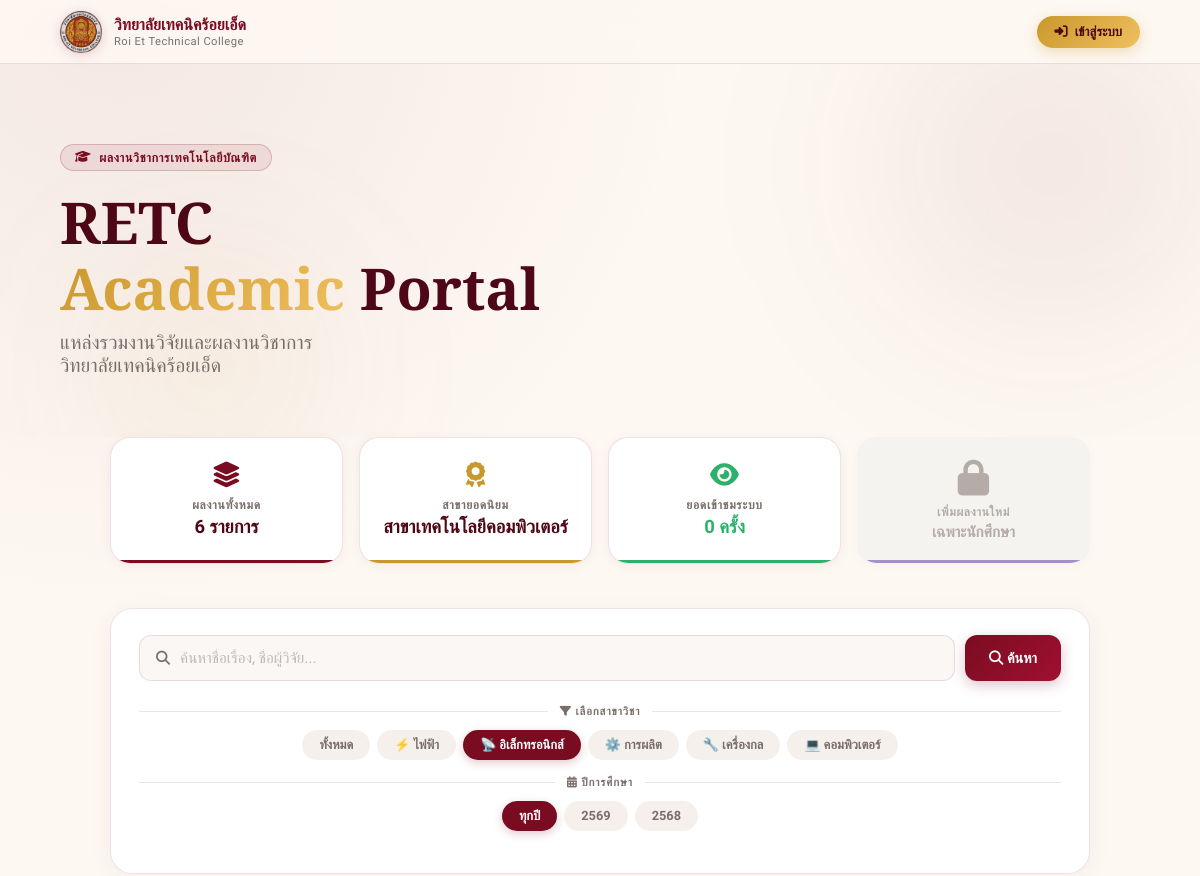
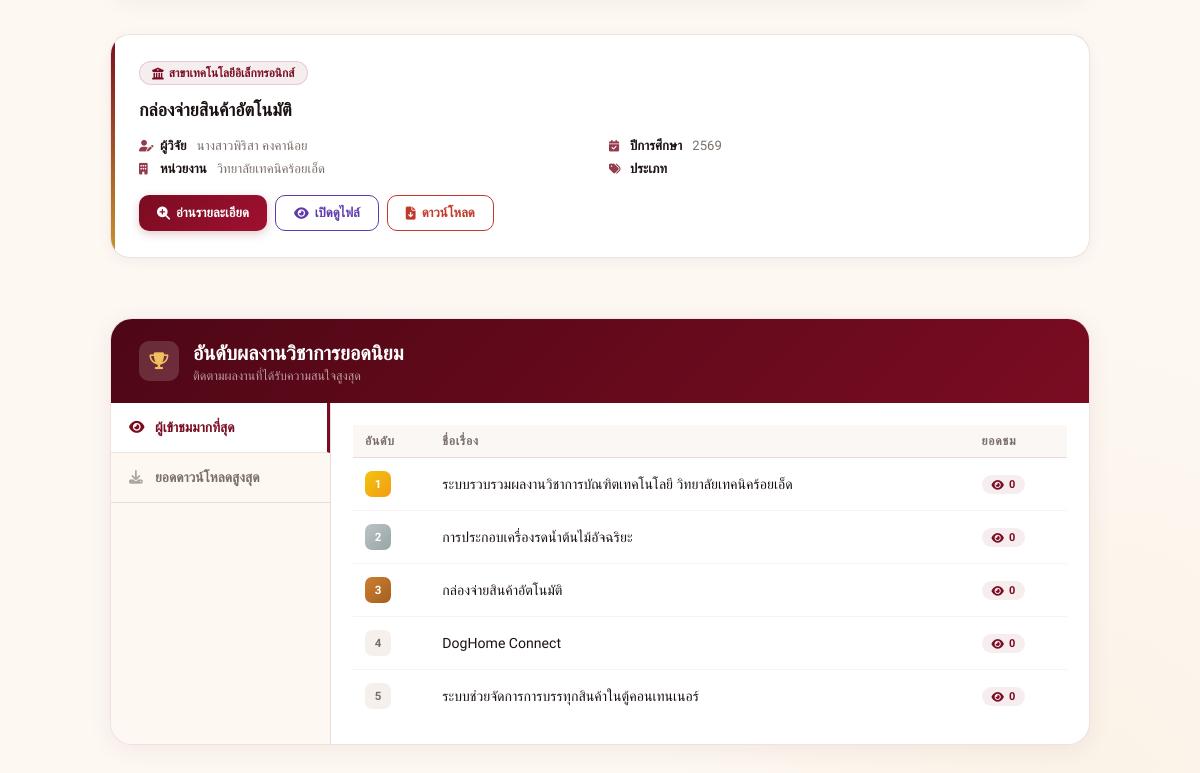
/?dept=ET, run on an earlier commit of the app's database (2 pictures, top to bottom).
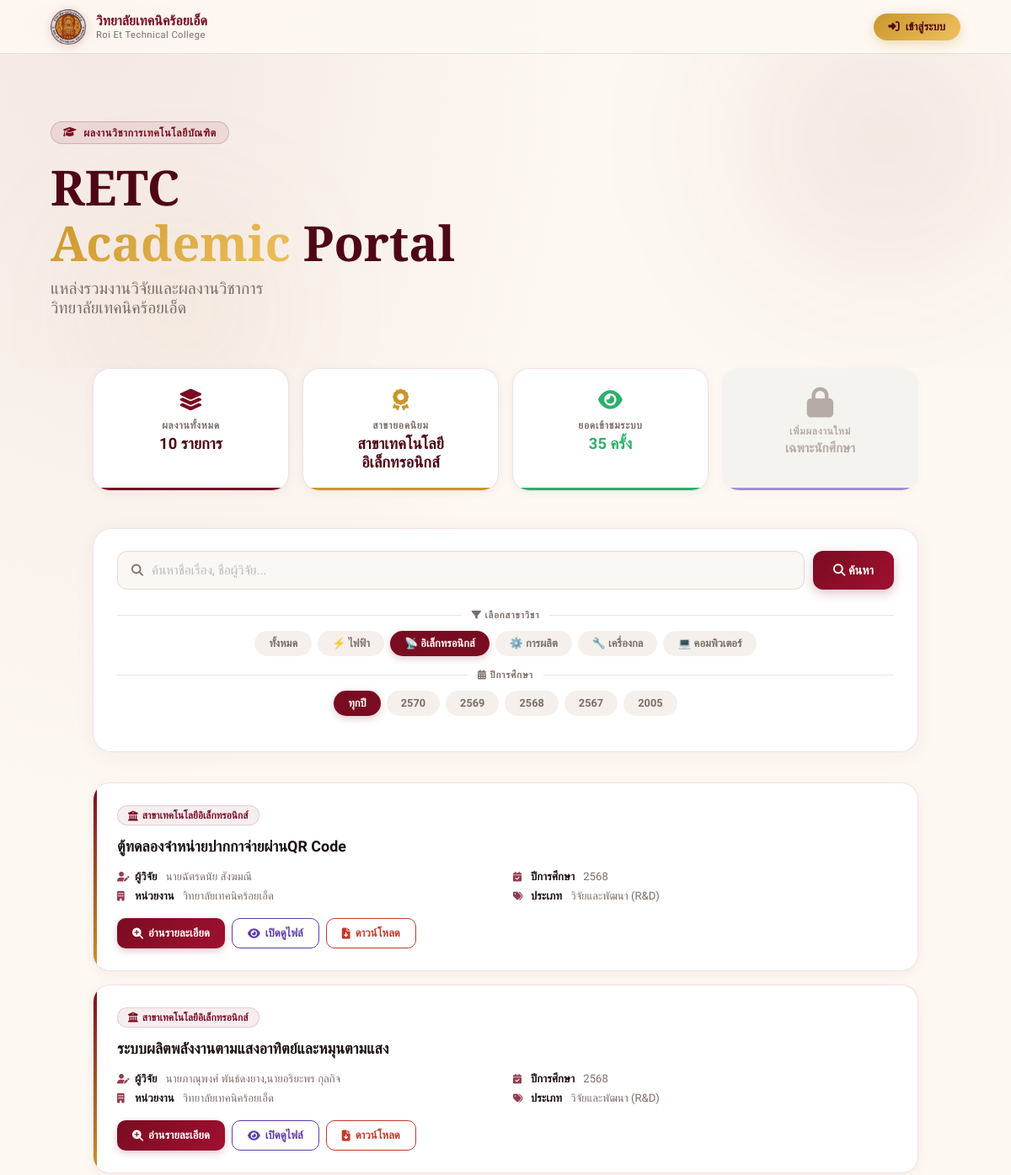
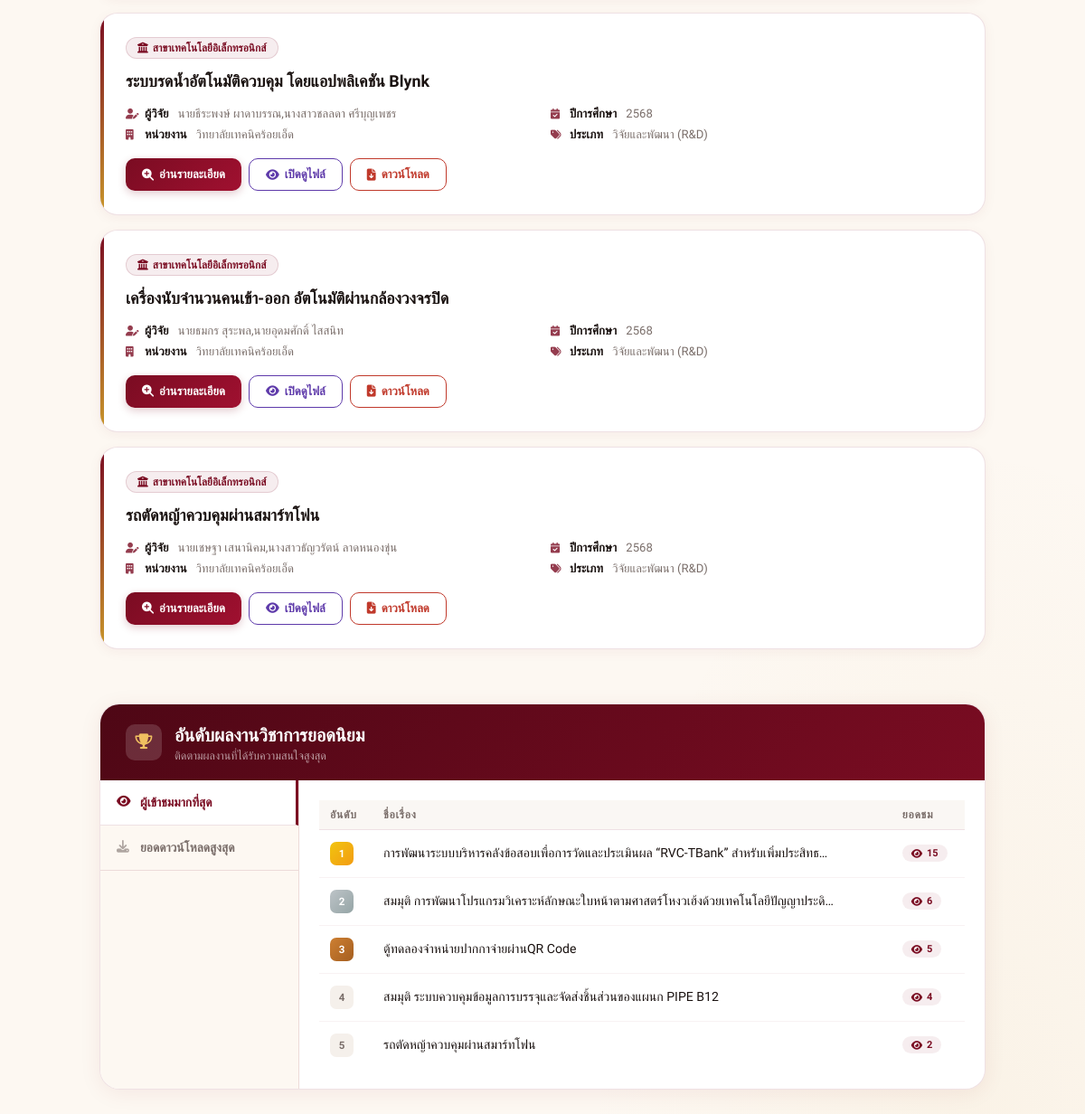
And on a later commit of the database (2 pictures, top to bottom).
### research/models.py (models this page shows, shortened)
class Project(models.Model):
    DEPARTMENTS = [
        ('EE', 'สาขาเทคโนโลยีไฟฟ้า'),
        ('ET', 'สาขาเทคโนโลยีอิเล็กทรอนิกส์'),
        ('PT', 'สาขาเทคโนโลยีการผลิต'),
        ('MT', 'สาขาเทคโนโลยีเครื่องกล'),
        ('CT', 'สาขาเทคโนโลยีคอมพิวเตอร์'),
    ]
    RESEARCH_TYPES = [
        ('classroom', 'วิจัยในชั้นเรียน'),
        ('r_d', 'วิจัยและพัฒนา (R&D)'),
        ('innovation', 'นวัตกรรมและสิ่งประดิษฐ์'),
        ('survey', 'วิจัยเชิงสำรวจ'),
        ('other', 'อื่นๆ'),
    ]
    title_th = models.CharField(max_length=500, verbose_name="ชื่อผลงานวิจัย (ภาษาไทย)")
    title_en = models.CharField(max_length=500, verbose_name="ชื่อผลงานวิจัย (ภาษาอังกฤษ)", blank=True, null=True)
    department = models.CharField(max_length=2, choices=DEPARTMENTS, default='CT', verbose_name="สาขาวิชา")
    academic_year = models.IntegerField(verbose_name="ปีที่ผลงานวิจัยเสร็จ (พ.ศ.)")
    research_type = models.CharField(max_length=50, choices=RESEARCH_TYPES, default='innovation', verbose_name="ประเภทของงานวิจัย")
    student_name = models.CharField(max_length=255, verbose_name="ชื่อนักวิจัยหลัก")
    researcher_co1 = models.CharField(max_length=255, verbose_name="ชื่อนักวิจัยร่วมคนที่ 1", blank=True, null=True)
    researcher_co2 = models.CharField(max_length=255, verbose_name="ชื่อนักวิจัยร่วมคนที่ 2", blank=True, null=True)
    organization = models.CharField(max_length=255, verbose_name="หน่วยงาน", default="วิทยาลัยเทคนิคร้อยเอ็ด")
    funding_by = models.CharField(max_length=255, verbose_name="ผู้สนับสนุนทุนวิจัย", blank=True, null=True)
    awards = models.TextField(verbose_name="รางวัลที่เคยได้รับ", blank=True, null=True)
    abstract = models.TextField(verbose_name="บทคัดย่อ", blank=True)
    keywords = models.CharField(max_length=255, verbose_name="คำสำคัญ (Keywords)", blank=True)
    background = models.TextField(verbose_name="ความเป็นมา/หลักการและเหตุผล", blank=True)
    objectives = models.TextField(verbose_name="วัตถุประสงค์การวิจัย", blank=True)
    scope = models.TextField(verbose_name="ขอบเขตของการวิจัย", blank=True)
    theory = models.TextField(verbose_name="ทฤษฎีที่ใช้ในการศึกษา/ที่เกี่ยวข้อง", blank=True)
    methodology = models.TextField(verbose_name="วิธีการวิจัย", blank=True)
    results = models.TextField(verbose_name="ผลการวิจัย", blank=True)
    discussion = models.TextField(verbose_name="อภิปรายผล", blank=True)
    suggestions_use = models.TextField(verbose_name="ข้อเสนอแนะในการใช้ประโยชน์", blank=True)
    suggestions_next = models.TextField(verbose_name="ข้อเสนอแนะในการทำวิจัยครั้งต่อไป", blank=True)
    other_info = models.TextField(verbose_name="อื่นๆ", blank=True, null=True)
    pdf_file = models.FileField(
        upload_to='pdfs/',
        verbose_name="ไฟล์ PDF ฉบับเต็ม",
        validators=[FileExtensionValidator(allowed_extensions=['pdf']), validate_file_size],
        null=True, blank=True
    )
    is_approved = models.BooleanField(default=False, verbose_name="อนุมัติการเผยแพร่")
    views_count = models.PositiveIntegerField(default=0, verbose_name="ยอดเข้าชม")
    download_count = models.PositiveIntegerField(default=0, verbose_name="ยอดดาวน์โหลด")
    class Meta:
        verbose_name = "โครงงาน/ผลงานวิชาการ"
        verbose_name_plural = "โครงงาน/ผลงานวิชาการ"
        ordering = ['-academic_year']

### research/views.py (the view)
# urls.py: path('', views.project_list, name='project_list'),
def project_list(request):
    query = request.GET.get('q', '').strip()
    dept_filter = request.GET.get('dept', '').strip()
    year_filter = request.GET.get('year', '').strip()
    projects_qs = Project.objects.filter(is_approved=True).order_by('-academic_year', '-id')
    if query:
        projects_qs = projects_qs.filter(Q(title_th__icontains=query)|Q(student_name__icontains=query))
    if dept_filter:
        projects_qs = projects_qs.filter(department=dept_filter)
    if year_filter:
        projects_qs = projects_qs.filter(academic_year=year_filter)
    years = Project.objects.filter(is_approved=True).values_list('academic_year', flat=True).distinct().order_by('-academic_year')
    top_viewed = Project.objects.filter(is_approved=True).order_by('-views_count')[:5]
    top_downloaded = Project.objects.filter(is_approved=True).order_by('-download_count')[:5]
    total_count = Project.objects.filter(is_approved=True).count()
    total_system_views = Project.objects.filter(is_approved=True).aggregate(total=Sum('views_count'))['total'] or 0
    stats_by_dept = Project.objects.filter(is_approved=True).values('department').annotate(total=Count('id')).order_by('-total')
    top_dept_name = "ยังไม่มีข้อมูล"
    if stats_by_dept.exists():
        top_dept_code = stats_by_dept.first()['department']
        top_dept_name = dict(Project.DEPARTMENTS).get(top_dept_code, top_dept_code)
    paginator = Paginator(projects_qs, 10)
    projects = paginator.get_page(request.GET.get('page'))
    return render(request, 'research/list.html', {
        'projects': projects, 'total_count': total_count,
        'total_system_views': total_system_views, 'top_dept_name': top_dept_name,
        'top_viewed': top_viewed, 'top_downloaded': top_downloaded,
        'current_dept': dept_filter, 'current_year': year_filter,
        'years': years, 'query': query,
    })

### research/templates/research/list.html (shortened to what this page needs)
{% load static %}
<!DOCTYPE html>
<html lang="th">
<head>
    <link rel="stylesheet" href="https://cdnjs.cloudflare.com/ajax/libs/font-awesome/6.4.0/css/all.min.css">
</head>
<body>
<nav class="navbar">
    <a href="/" class="nav-brand">
        <img src="{% static 'logoretc.png' %}" class="nav-logo" alt="RETC">
        <div class="nav-brand-text">
            <span class="nav-brand-name">วิทยาลัยเทคนิคร้อยเอ็ด</span>
            <span class="nav-brand-sub">Roi Et Technical College</span>
        </div>
    </a>
    <div class="nav-actions">
        {% if user.is_authenticated %}
            <div class="nav-user">
                {% if user.is_staff %}
                    <span class="role-tag" style="background:var(--crimson);">ADMIN</span>
                {% elif user.profile.user_type == 'student' %}
                    <span class="role-tag" style="background:var(--gold);">STUDENT</span>
                {% else %}
                    <span class="role-tag" style="background:var(--muted);">GUEST</span>
                {% endif %}
                <b>{{ user.username }}</b>
            </div>
            {% if user.is_staff %}
                <a href="{% url 'admin_dashboard' %}" class="btn-pill btn-gold">
                    <i class="fas fa-sliders-h"></i> จัดการระบบ
                </a>
            {% endif %}
            <a href="{% url 'logout' %}" class="btn-pill btn-outline-crimson">ออกจากระบบ</a>
        {% else %}
            <a href="{% url 'login' %}" class="btn-pill btn-gold">
                <i class="fas fa-sign-in-alt"></i> เข้าสู่ระบบ
            </a>
        {% endif %}
    </div>
</nav>
<section class="hero">
    <div class="hero-deco hero-deco-1"></div>
    <div class="hero-deco hero-deco-2"></div>
    <div class="hero-inner">
        <div class="hero-text">
            <div class="hero-eyebrow">
                <i class="fas fa-graduation-cap"></i>
                ผลงานวิชาการเทคโนโลยีบัณฑิต
            </div>
            <h1 class="hero-title">RETC<br><span>Academic</span> Portal</h1>
            <p class="hero-sub">แหล่งรวมงานวิจัยและผลงานวิชาการ<br>วิทยาลัยเทคนิคร้อยเอ็ด</p>
        </div>
    </div>
</section>
<div class="stats-row">
    <div class="stat-tile">
        <div class="stat-icon"><i class="fas fa-layer-group"></i></div>
        <div class="stat-label">ผลงานทั้งหมด</div>
        <div class="stat-value">{{ total_count }} รายการ</div>
    </div>
    <div class="stat-tile">
        <div class="stat-icon"><i class="fas fa-award"></i></div>
        <div class="stat-label">สาขายอดนิยม</div>
        <div class="stat-value">{{ top_dept_name|default:"-" }}</div>
    </div>
    <div class="stat-tile">
        <div class="stat-icon"><i class="fas fa-eye"></i></div>
        <div class="stat-label">ยอดเข้าชมระบบ</div>
        <div class="stat-value green">{{ total_system_views|default:"0" }} ครั้ง</div>
    </div>
    {% if user.is_authenticated and user.profile.user_type == 'student' or user.is_staff %}
        <a href="{% url 'project_upload' %}" class="stat-tile cta-tile">
            <div class="stat-icon"><i class="fas fa-cloud-upload-alt"></i></div>
            <div class="stat-label">เพิ่มผลงานใหม่</div>
            <div class="stat-value">อัปโหลดเลย</div>
            <div class="cta-badge"><i class="fas fa-arrow-right"></i> คลิกที่นี่</div>
        </a>
    {% else %}
        <div class="stat-tile cta-locked">
            <div class="stat-icon"><i class="fas fa-lock" style="color:var(--muted);font-size:1.4em;"></i></div>
            <div class="stat-label">เพิ่มผลงานใหม่</div>
            <div class="stat-value">เฉพาะนักศึกษา</div>
        </div>
    {% endif %}
</div>
<div class="search-section">
    <div class="search-card">
        <form method="GET" action="." class="search-bar">
            <div class="search-input-wrap">
                <i class="fas fa-search"></i>
                <input type="text" name="q" placeholder="ค้นหาชื่อเรื่อง, ชื่อผู้วิจัย..." value="{{ request.GET.q }}">
            </div>
            <button type="submit" class="btn-search"><i class="fas fa-search"></i> ค้นหา</button>
        </form>
        <div class="filter-divider">
            <span class="filter-divider-text"><i class="fas fa-filter"></i> เลือกสาขาวิชา</span>
        </div>
        <div class="filter-chips">
            <a href="?{% if request.GET.q %}q={{ request.GET.q }}&{% endif %}{% if request.GET.year %}year={{ request.GET.year }}{% endif %}"
               class="chip {% if not request.GET.dept %}active{% endif %}">ทั้งหมด</a>
            <a href="?dept=EE{% if request.GET.q %}&q={{ request.GET.q }}{% endif %}{% if request.GET.year %}&year={{ request.GET.year }}{% endif %}"
               class="chip {% if request.GET.dept == 'EE' %}active{% endif %}">⚡ ไฟฟ้า</a>
            <a href="?dept=ET{% if request.GET.q %}&q={{ request.GET.q }}{% endif %}{% if request.GET.year %}&year={{ request.GET.year }}{% endif %}"
               class="chip {% if request.GET.dept == 'ET' %}active{% endif %}">📡 อิเล็กทรอนิกส์</a>
            <a href="?dept=PT{% if request.GET.q %}&q={{ request.GET.q }}{% endif %}{% if request.GET.year %}&year={{ request.GET.year }}{% endif %}"
               class="chip {% if request.GET.dept == 'PT' %}active{% endif %}">⚙️ การผลิต</a>
            <a href="?dept=MT{% if request.GET.q %}&q={{ request.GET.q }}{% endif %}{% if request.GET.year %}&year={{ request.GET.year }}{% endif %}"
               class="chip {% if request.GET.dept == 'MT' %}active{% endif %}">🔧 เครื่องกล</a>
            <a href="?dept=CT{% if request.GET.q %}&q={{ request.GET.q }}{% endif %}{% if request.GET.year %}&year={{ request.GET.year }}{% endif %}"
               class="chip {% if request.GET.dept == 'CT' %}active{% endif %}">💻 คอมพิวเตอร์</a>
        </div>
        <div class="filter-divider" style="margin-top:16px;">
            <span class="filter-divider-text"><i class="fas fa-calendar-alt"></i> ปีการศึกษา</span>
        </div>
        <div class="filter-chips">
            <a href="?{% if request.GET.q %}q={{ request.GET.q }}&{% endif %}{% if request.GET.dept %}dept={{ request.GET.dept }}{% endif %}"
               class="chip {% if not request.GET.year %}active{% endif %}">ทุกปี</a>
            {% for year in years %}
            <a href="?year={{ year }}{% if request.GET.q %}&q={{ request.GET.q }}{% endif %}{% if request.GET.dept %}&dept={{ request.GET.dept }}{% endif %}"
               class="chip {% if request.GET.year == year|stringformat:'s' %}active{% endif %}">{{ year }}</a>
            {% endfor %}
        </div>
    </div>
</div>
<div class="projects-section">
    {% for p in projects %}
    <div class="project-card">
        <div class="project-card-top">
            <span class="dept-badge"><i class="fas fa-university"></i> {{ p.get_department_display }}</span>
        </div>
        <a href="{% url 'project_detail' p.id %}" class="project-title">{{ p.title_th }}</a>
        <div class="meta-row">
            <div class="meta-item"><i class="fas fa-user-edit"></i><b>ผู้วิจัย</b>&nbsp;{{ p.student_name }}</div>
            <div class="meta-item"><i class="fas fa-calendar-check"></i><b>ปีการศึกษา</b>&nbsp;{{ p.academic_year }}</div>
            <div class="meta-item"><i class="fas fa-building"></i><b>หน่วยงาน</b>&nbsp;{{ p.organization|default:"วิทยาลัยเทคนิคร้อยเอ็ด" }}</div>
            <div class="meta-item"><i class="fas fa-tags"></i><b>ประเภท</b>&nbsp;{{ p.get_research_type_display }}</div>
        </div>
        <div class="btn-row">
            <a href="{% url 'project_detail' p.id %}" class="btn-card btn-card-primary">
                <i class="fas fa-search-plus"></i> อ่านรายละเอียด
            </a>
            {% if p.pdf_file %}
                <a href="{{ p.pdf_file.url }}" target="_blank" class="btn-card btn-card-outline">
                    <i class="fas fa-eye"></i> เปิดดูไฟล์
                </a>
                <a href="{% url 'download_pdf' p.id %}" class="btn-card btn-card-danger">
                    <i class="fas fa-file-download"></i> ดาวน์โหลด
                </a>
            {% endif %}
        </div>
    </div>
    {% empty %}
    <div class="empty-state">
        <i class="fas fa-search"></i>
        <p>ไม่พบข้อมูลผลงานวิชาการที่ค้นหา</p>
    </div>
    {% endfor %}
</div>
<div class="ranking-section">
    <div class="ranking-card">
        <div class="ranking-head">
            <div class="ranking-head-icon"><i class="fas fa-trophy"></i></div>
            <div>
                <div class="ranking-head-title">อันดับผลงานวิชาการยอดนิยม</div>
                <div class="ranking-head-sub">ติดตามผลงานที่ได้รับความสนใจสูงสุด</div>
            </div>
        </div>
        <div class="ranking-body">
            <div class="rank-tabs">
                <div class="rank-tab active" onclick="switchTab('view-rank', this)">
                    <i class="fas fa-eye"></i> ผู้เข้าชมมากที่สุด
                </div>
                <div class="rank-tab" onclick="switchTab('down-rank', this)">
                    <i class="fas fa-download"></i> ยอดดาวน์โหลดสูงสุด
                </div>
            </div>
            <div id="view-rank" class="rank-table-wrap active">
                <table>
                    <thead><tr><th>อันดับ</th><th>ชื่อเรื่อง</th><th>ยอดชม</th></tr></thead>
                    <tbody>
                        {% for p in top_viewed %}
                        <tr>
                            <td><span class="rank-num {% if forloop.counter == 1 %}rank-1{% elif forloop.counter == 2 %}rank-2{% elif forloop.counter == 3 %}rank-3{% else %}rank-n{% endif %}">{{ forloop.counter }}</span></td>
                            <td>{{ p.title_th|truncatechars:80 }}</td>
                            <td><span class="count-badge"><i class="fas fa-eye"></i> {{ p.views_count }}</span></td>
                        </tr>
                        {% endfor %}
                    </tbody>
                </table>
            </div>
        </div>
    </div>
</div>
</body>
</html>

What changed in the data, as far as the page shows it:
removed Project: department "สาขาเทคโนโลยีอิเล็กทรอนิกส์", title_th "กล่องจ่ายสินค้าอัตโนมัติ", student_name "นางสาวพิริสา คงคาน้อย", academic_year "2569", organization "วิทยาลัยเทคนิคร้อยเอ็ด", views_count "0"
removed Project: title_th "ระบบรวบรวมผลงานวิชาการบัณฑิตเทคโนโลยี วิทยาลัยเทคนิคร้อยเอ็ด", views_count "0"
removed Project: title_th "การประกอบเครื่องรดน้ำต้นไม้อัจฉริยะ", views_count "0"
removed Project: title_th "DogHome Connect", views_count "0"
removed Project: title_th "ระบบช่วยจัดการการบรรทุกสินค้าในตู้คอนเทนเนอร์", views_count "0"
added Project: department "สาขาเทคโนโลยีอิเล็กทรอนิกส์", title_th "ตู้ทดลองจำหน่ายปากกาจ่ายผ่านQR Code", student_name "นายฉัตรดนัย สังฆมณี", academic_year "2568", organization "วิทยาลัยเทคนิคร้อยเอ็ด", research_type "วิจัยและพัฒนา (R&D)", views_count "5"
added Project: department "สาขาเทคโนโลยีอิเล็กทรอนิกส์", title_th "ระบบผลิตพลังงานตามแสงอาทิตย์และหมุนตามแสง", student_name "นายภาณุพงศ์ พันธ์ดงยาง,นายอริยะพร กุลกิจ", academic_year "2568", organization "วิทยาลัยเทคนิคร้อยเอ็ด", research_type "วิจัยและพัฒนา (R&D)"
added Project: department "สาขาเทคโนโลยีอิเล็กทรอนิกส์", title_th "ระบบรดน้ำอัตโนมัติควบคุม โดยแอปพลิเคชัน Blynk", student_name "นายธีระพงษ์ ผาดาบรรณ,นางสาวชลลดา ศรีบุญเพชร", academic_year "2568", organization "วิทยาลัยเทคนิคร้อยเอ็ด", research_type "วิจัยและพัฒนา (R&D)"
added Project: department "สาขาเทคโนโลยีอิเล็กทรอนิกส์", title_th "เครื่องนับจำนวนคนเข้า-ออก อัตโนมัติผ่านกล้องวงจรปิด", student_name "นายธมกร สุระพล,นายอุดมศักดิ์ ไสสนิท", academic_year "2568", organization "วิทยาลัยเทคนิคร้อยเอ็ด", research_type "วิจัยและพัฒนา (R&D)"
added Project: department "สาขาเทคโนโลยีอิเล็กทรอนิกส์", title_th "รถตัดหญ้าควบคุมผ่านสมาร์ทโฟน", student_name "นายเชษฐา เสนานิคม,นางสาวธัญวรัตน์ ลาดหนองขุ่น", academic_year "2568", organization "วิทยาลัยเทคนิคร้อยเอ็ด", research_type "วิจัยและพัฒนา (R&D)", views_count "2"
added Project: title_th "การพัฒนาระบบบริหารคลังข้อสอบเพื่อการวัดและประเมินผล “RVC-TBank” สำหรับเพิ่มประสิทธ…", views_count "15"
added Project: title_th "สมมุติ การพัฒนาโปรแกรมวิเคราะห์ลักษณะใบหน้าตามศาสตร์โหงวเฮ้งด้วยเทคโนโลยีปัญญาประดิ…", views_count "6"
added Project: title_th "สมมุติ ระบบควบคุมข้อมูลการบรรจุและจัดส่งชิ้นส่วนของแผนก PIPE B12", views_count "4"
Also different on the page:
{{ total_count }}: "6" → "10"
{{ top_dept_name|default:"-" }}: "สาขาเทคโนโลยีคอมพิวเตอร์" → "สาขาเทคโนโลยีอิเล็กทรอนิกส์"
{{ total_system_views|default:"0" }}: "0" → "35"
new list line: "2570"
new list line: "2567"
new list line: "2005"
